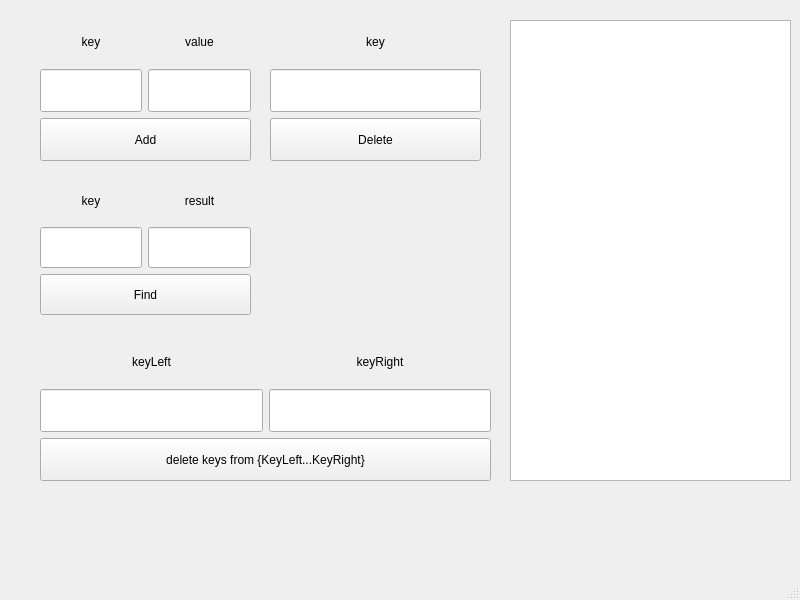
<?xml version="1.0" encoding="UTF-8"?>
<ui version="4.0">
 <class>MainWindow</class>
 <widget class="QMainWindow" name="MainWindow">
  <property name="geometry">
   <rect>
    <x>0</x>
    <y>0</y>
    <width>800</width>
    <height>600</height>
   </rect>
  </property>
  <property name="windowTitle">
   <string>MainWindow</string>
  </property>
  <widget class="QWidget" name="centralwidget">
   <widget class="QTextEdit" name="hashTableOutput">
    <property name="geometry">
     <rect>
      <x>510</x>
      <y>20</y>
      <width>281</width>
      <height>461</height>
     </rect>
    </property>
    <property name="readOnly">
     <bool>true</bool>
    </property>
   </widget>
   <widget class="QWidget" name="gridLayoutWidget">
    <property name="geometry">
     <rect>
      <x>40</x>
      <y>20</y>
      <width>211</width>
      <height>141</height>
     </rect>
    </property>
    <layout class="QGridLayout" name="gridLayout">
     <item row="1" column="1">
      <widget class="QLineEdit" name="addValueInput">
       <property name="sizePolicy">
        <sizepolicy hsizetype="Expanding" vsizetype="Preferred">
         <horstretch>0</horstretch>
         <verstretch>0</verstretch>
        </sizepolicy>
       </property>
      </widget>
     </item>
     <item row="0" column="1">
      <widget class="QLabel" name="label_2">
       <property name="layoutDirection">
        <enum>Qt::LeftToRight</enum>
       </property>
       <property name="text">
        <string>value</string>
       </property>
       <property name="alignment">
        <set>Qt::AlignCenter</set>
       </property>
      </widget>
     </item>
     <item row="0" column="0">
      <widget class="QLabel" name="label">
       <property name="text">
        <string>key</string>
       </property>
       <property name="alignment">
        <set>Qt::AlignCenter</set>
       </property>
      </widget>
     </item>
     <item row="1" column="0">
      <widget class="QLineEdit" name="addKeyInput">
       <property name="sizePolicy">
        <sizepolicy hsizetype="Expanding" vsizetype="Preferred">
         <horstretch>0</horstretch>
         <verstretch>0</verstretch>
        </sizepolicy>
       </property>
      </widget>
     </item>
     <item row="2" column="0" colspan="2">
      <widget class="QPushButton" name="addButton">
       <property name="sizePolicy">
        <sizepolicy hsizetype="Minimum" vsizetype="Preferred">
         <horstretch>0</horstretch>
         <verstretch>0</verstretch>
        </sizepolicy>
       </property>
       <property name="text">
        <string>Add</string>
       </property>
      </widget>
     </item>
    </layout>
   </widget>
   <widget class="QWidget" name="gridLayoutWidget_2">
    <property name="geometry">
     <rect>
      <x>270</x>
      <y>20</y>
      <width>211</width>
      <height>141</height>
     </rect>
    </property>
    <layout class="QGridLayout" name="gridLayout_2">
     <item row="2" column="0">
      <widget class="QPushButton" name="deleteButtot">
       <property name="sizePolicy">
        <sizepolicy hsizetype="Minimum" vsizetype="Preferred">
         <horstretch>0</horstretch>
         <verstretch>0</verstretch>
        </sizepolicy>
       </property>
       <property name="text">
        <string>Delete</string>
       </property>
      </widget>
     </item>
     <item row="0" column="0">
      <widget class="QLabel" name="label_3">
       <property name="text">
        <string>key</string>
       </property>
       <property name="alignment">
        <set>Qt::AlignCenter</set>
       </property>
      </widget>
     </item>
     <item row="1" column="0">
      <widget class="QLineEdit" name="deleteKeyInput">
       <property name="sizePolicy">
        <sizepolicy hsizetype="Expanding" vsizetype="Preferred">
         <horstretch>0</horstretch>
         <verstretch>0</verstretch>
        </sizepolicy>
       </property>
      </widget>
     </item>
    </layout>
   </widget>
   <widget class="QWidget" name="gridLayoutWidget_3">
    <property name="geometry">
     <rect>
      <x>40</x>
      <y>180</y>
      <width>211</width>
      <height>135</height>
     </rect>
    </property>
    <layout class="QGridLayout" name="gridLayout_3">
     <item row="0" column="0">
      <widget class="QLabel" name="label_4">
       <property name="text">
        <string>key</string>
       </property>
       <property name="alignment">
        <set>Qt::AlignCenter</set>
       </property>
      </widget>
     </item>
     <item row="1" column="0">
      <widget class="QLineEdit" name="findKeyInput">
       <property name="sizePolicy">
        <sizepolicy hsizetype="Preferred" vsizetype="Preferred">
         <horstretch>0</horstretch>
         <verstretch>0</verstretch>
        </sizepolicy>
       </property>
      </widget>
     </item>
     <item row="0" column="1">
      <widget class="QLabel" name="label_5">
       <property name="text">
        <string>result</string>
       </property>
       <property name="alignment">
        <set>Qt::AlignCenter</set>
       </property>
      </widget>
     </item>
     <item row="1" column="1">
      <widget class="QLineEdit" name="findResultOutput">
       <property name="sizePolicy">
        <sizepolicy hsizetype="Preferred" vsizetype="Preferred">
         <horstretch>0</horstretch>
         <verstretch>0</verstretch>
        </sizepolicy>
       </property>
       <property name="text">
        <string/>
       </property>
       <property name="readOnly">
        <bool>true</bool>
       </property>
      </widget>
     </item>
     <item row="2" column="0" colspan="2">
      <widget class="QPushButton" name="findButton">
       <property name="sizePolicy">
        <sizepolicy hsizetype="Preferred" vsizetype="Preferred">
         <horstretch>0</horstretch>
         <verstretch>0</verstretch>
        </sizepolicy>
       </property>
       <property name="text">
        <string>Find</string>
       </property>
      </widget>
     </item>
    </layout>
   </widget>
   <widget class="QWidget" name="gridLayoutWidget_4">
    <property name="geometry">
     <rect>
      <x>40</x>
      <y>340</y>
      <width>451</width>
      <height>141</height>
     </rect>
    </property>
    <layout class="QGridLayout" name="gridLayout_4">
     <item row="1" column="1">
      <widget class="QLineEdit" name="deleteToKeyRightInput">
       <property name="sizePolicy">
        <sizepolicy hsizetype="Expanding" vsizetype="Preferred">
         <horstretch>0</horstretch>
         <verstretch>0</verstretch>
        </sizepolicy>
       </property>
      </widget>
     </item>
     <item row="0" column="0">
      <widget class="QLabel" name="label_6">
       <property name="text">
        <string>keyLeft</string>
       </property>
       <property name="alignment">
        <set>Qt::AlignCenter</set>
       </property>
      </widget>
     </item>
     <item row="0" column="1">
      <widget class="QLabel" name="label_7">
       <property name="text">
        <string>keyRight</string>
       </property>
       <property name="alignment">
        <set>Qt::AlignCenter</set>
       </property>
      </widget>
     </item>
     <item row="1" column="0">
      <widget class="QLineEdit" name="deleteFromKeyLeftInput">
       <property name="sizePolicy">
        <sizepolicy hsizetype="Expanding" vsizetype="Preferred">
         <horstretch>0</horstretch>
         <verstretch>0</verstretch>
        </sizepolicy>
       </property>
      </widget>
     </item>
     <item row="2" column="0" colspan="2">
      <widget class="QPushButton" name="deleteButtot_2">
       <property name="sizePolicy">
        <sizepolicy hsizetype="Minimum" vsizetype="Preferred">
         <horstretch>0</horstretch>
         <verstretch>0</verstretch>
        </sizepolicy>
       </property>
       <property name="text">
        <string>delete keys from {KeyLeft...KeyRight}</string>
       </property>
      </widget>
     </item>
    </layout>
   </widget>
  </widget>
  <widget class="QMenuBar" name="menubar">
   <property name="geometry">
    <rect>
     <x>0</x>
     <y>0</y>
     <width>800</width>
     <height>25</height>
    </rect>
   </property>
  </widget>
  <widget class="QStatusBar" name="statusbar"/>
 </widget>
 <resources/>
 <connections/>
</ui>
